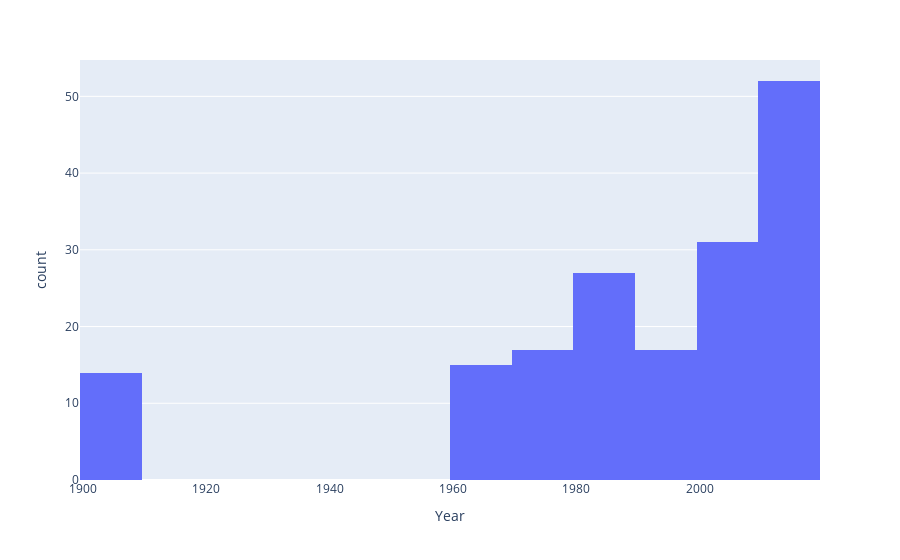

The cell this chart's notebook holds for it:
### Markdown cell above
At this point we've already brought our data in and it's a great time to lean into graphing to try and interrogate it more.

We're going to work top down from plotly intially ignoreing how it works so that we can experience the use cases. Before diving deeper into the underlying knowledge so that we can understand how it works under the hood.

Plotly provides a high level wrapper called plotly express that abstracts a whole lot of the compexity away and makes it very easy to plot normal things.

### Code cell
fig = px.histogram(raw_data, x='Year')
fig.show()

### Figure 1 — Plotly figure (JSON) as saved in the notebook; plotly's stock layout.template omitted (floating-point values rounded to 4 significant figures; data arrays with more than 128 entries replaced by an {"elided": "..."} marker saying what was removed)
{"data": [{"alignmentgroup": "True", "bingroup": "x", "hovertemplate": "Year=%{x}<br>count=%{y}<extra></extra>", "legendgroup": "", "marker": {"color": "#636efa", "pattern": {"shape": ""}}, "name": "", "offsetgroup": "", "orientation": "v", "showlegend": false, "type": "histogram", "x": {"elided": "173 int values"}, "xaxis": "x", "yaxis": "y"}], "layout": {"barmode": "relative", "legend": {"tracegroupgap": 0}, "margin": {"t": 60}, "xaxis": {"anchor": "y", "domain": [0, 1], "title": {"text": "Year"}}, "yaxis": {"anchor": "x", "domain": [0, 1], "title": {"text": "count"}}}}
